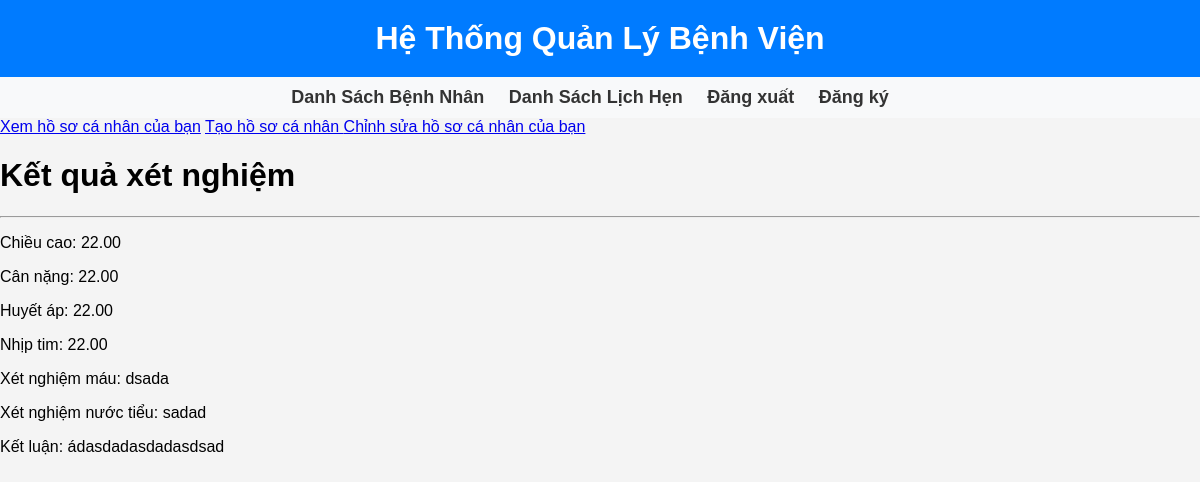
/patient/view_testResult (signed in), run on the app's committed database.
### Patient/models.py (models this page shows, shortened)
class TestResult (models.Model):
    patient = models.OneToOneField(User, on_delete = models.CASCADE)
    height = models.DecimalField(max_digits = 6, decimal_places= 2)
    weight = models.DecimalField(max_digits = 6, decimal_places= 2)
    blood_pressure = models.DecimalField(max_digits = 6, decimal_places= 2)
    heart_rate = models.DecimalField(max_digits = 6, decimal_places= 2)
    blood_test = models.CharField(max_length = 100)
    urinalysis = models.CharField(max_length = 100)
    conclusion = models.TextField()

### Patient/views.py (the view)
# urls.py: path('view_testResult', views.view_testResult, name = 'test_result'),
@login_required
def view_testResult(request):
    test_result = TestResult.objects.get(patient = request.user)
    return render(request, 'view_testResult.html', {'test_result': test_result})

### Patient/templates/view_testResult.html
{% extends 'main.html'%}
{% block content %}
<h1> Kết quả xét nghiệm </h1>
<hr>
{% if test_result %}
<p> Chiều cao: {{test_result.height}} </p>
<p> Cân nặng: {{test_result.weight}} </p>
<p> Huyết áp: {{test_result.blood_pressure}} </p>
<p> Nhịp tim: {{test_result.heart_rate}} </p>
<p> Xét nghiệm máu: {{test_result.blood_test}} </p>
<p> Xét nghiệm nước tiểu: {{test_result.urinalysis}} </p>
<p> Kết luận: {{test_result.conclusion}} </p>
{% else %}
<p> Chưa có kết quả xét nghiệm </p>
{% endif %}
{% endblock %}

### main_app/templates/main.html (style rules this page uses)
body { font-family: Arial, sans-serif; margin: 0; padding: 0; background-color: #f4f4f4; }

### data on the page
TestResult: height "22.00", weight "22.00", blood_pressure "22.00", heart_rate "22.00", blood_test "dsada", urinalysis "sadad", conclusion "ádasdadasdadasdsad"
